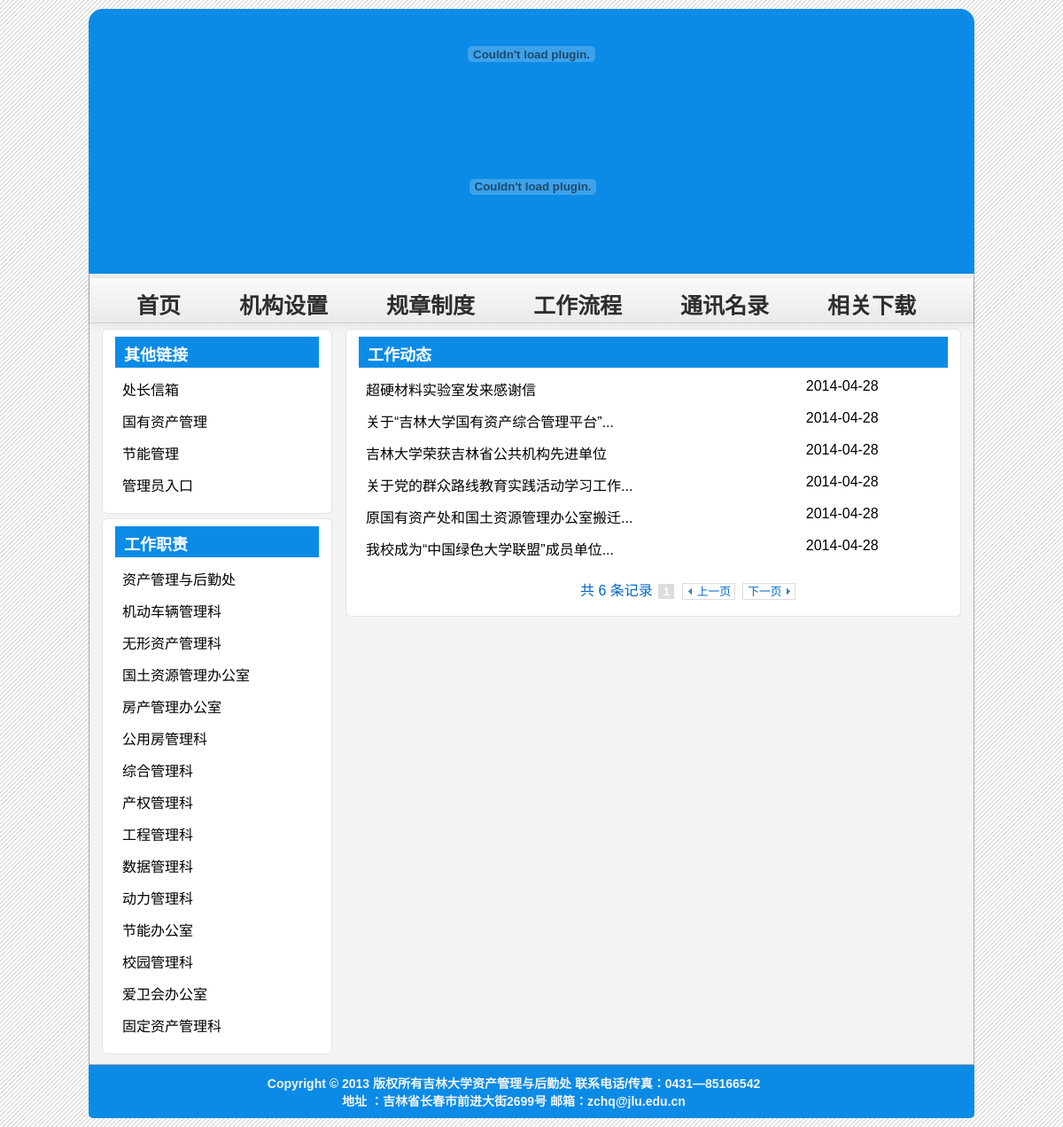
The page /list.php?tid=94&p=1 on the database its author committed.
### tables this page shows
CREATE TABLE `dede_archives` (
  `id` mediumint(8) unsigned NOT NULL DEFAULT '0',
  `typeid` smallint(5) unsigned NOT NULL DEFAULT '0',
  `typeid2` varchar(90) NOT NULL DEFAULT '0',
  `sortrank` int(10) unsigned NOT NULL DEFAULT '0',
  `flag` set('c','h','p','f','s','j','a','b') DEFAULT NULL,
  `ismake` smallint(6) NOT NULL DEFAULT '0',
  `channel` smallint(6) NOT NULL DEFAULT '1',
  `arcrank` smallint(6) NOT NULL DEFAULT '0',
  `click` mediumint(8) unsigned NOT NULL DEFAULT '0',
  `money` smallint(6) NOT NULL DEFAULT '0',
  `title` char(100) NOT NULL,
  `shorttitle` char(36) NOT NULL DEFAULT '',
  `color` char(7) NOT NULL DEFAULT '',
  `writer` char(20) NOT NULL DEFAULT '',
  `source` char(30) NOT NULL DEFAULT '',
  `litpic` char(100) NOT NULL DEFAULT '',
  `pubdate` int(10) unsigned NOT NULL DEFAULT '0',
  `senddate` int(10) unsigned NOT NULL DEFAULT '0',
  `mid` mediumint(8) unsigned NOT NULL DEFAULT '0',
  `keywords` char(30) NOT NULL DEFAULT '',
  `lastpost` int(10) unsigned NOT NULL DEFAULT '0',
  `scores` mediumint(8) NOT NULL DEFAULT '0',
  `goodpost` mediumint(8) unsigned NOT NULL DEFAULT '0',
  `badpost` mediumint(8) unsigned NOT NULL DEFAULT '0',
  `voteid` mediumint(8) NOT NULL,
  `notpost` tinyint(1) unsigned NOT NULL DEFAULT '0',
  `description` varchar(255) NOT NULL DEFAULT '',
  `filename` varchar(40) NOT NULL DEFAULT '',
  `dutyadmin` mediumint(8) unsigned NOT NULL DEFAULT '0',
  `tackid` int(10) NOT NULL DEFAULT '0',
  `mtype` mediumint(8) unsigned NOT NULL DEFAULT '0',
  `weight` int(10) NOT NULL DEFAULT '0',
  PRIMARY KEY (`id`),
  KEY `sortrank` (`sortrank`),
  KEY `mainindex` (`arcrank`,`typeid`,`channel`,`flag`,`mid`),
  KEY `lastpost` (`lastpost`,`scores`,`goodpost`,`badpost`,`notpost`)
);

CREATE TABLE `dede_arctype` (
  `id` smallint(5) unsigned NOT NULL AUTO_INCREMENT,
  `reid` smallint(5) unsigned NOT NULL DEFAULT '0',
  `topid` smallint(5) unsigned NOT NULL DEFAULT '0',
  `sortrank` smallint(5) unsigned NOT NULL DEFAULT '50',
  `typename` char(30) NOT NULL DEFAULT '',
  `typedir` char(60) NOT NULL DEFAULT '',
  `isdefault` smallint(6) NOT NULL DEFAULT '0',
  `defaultname` char(15) NOT NULL DEFAULT 'index.html',
  `issend` smallint(6) NOT NULL DEFAULT '0',
  `channeltype` smallint(6) DEFAULT '1',
  `maxpage` smallint(6) NOT NULL DEFAULT '-1',
  `ispart` smallint(6) NOT NULL DEFAULT '0',
  `corank` smallint(6) NOT NULL DEFAULT '0',
  `tempindex` char(50) NOT NULL DEFAULT '',
  `templist` char(50) NOT NULL DEFAULT '',
  `temparticle` char(50) NOT NULL DEFAULT '',
  `namerule` char(50) NOT NULL DEFAULT '',
  `namerule2` char(50) NOT NULL DEFAULT '',
  `modname` char(20) NOT NULL DEFAULT '',
  `description` char(150) NOT NULL DEFAULT '',
  `keywords` varchar(60) NOT NULL DEFAULT '',
  `seotitle` varchar(80) NOT NULL DEFAULT '',
  `moresite` tinyint(1) unsigned NOT NULL DEFAULT '0',
  `sitepath` char(60) NOT NULL DEFAULT '',
  `siteurl` char(50) NOT NULL DEFAULT '',
  `ishidden` smallint(6) NOT NULL DEFAULT '0',
  `cross` tinyint(1) NOT NULL DEFAULT '0',
  `crossid` text,
  `content` text,
  `smalltypes` text,
  PRIMARY KEY (`id`),
  KEY `reid` (`reid`,`isdefault`,`channeltype`,`ispart`,`corank`,`topid`,`ishidden`),
  KEY `sortrank` (`sortrank`)
);

### model/index.php (called while the page is built, shortened)
<?php
function getList2($typeid, $start = 0, $size = 20) {
	$sql  = "select a.id, a.title, left(FROM_UNIXTIME(a.pubdate), 10) as pubdate from dede_archives a, dede_arctype t ";
	$sql .= "where (a.typeid=$typeid or t.reid=$typeid) and t.id=a.typeid order by pubdate desc ";
	$sql .= "limit $start, $size";
	return mysql_query($sql);
}
function getOneType($typeid, $flag = true) {
	$sql = "select * from dede_arctype where id=$typeid";
	$result =  mysql_query($sql);
	$data = mysql_fetch_array($result);
	$topid = $data['topid'];
	return $data;
}
function getPager($per, $typeid) {
	$sql  = "select count(a.id) as count from dede_archives a, dede_arctype t ";
	$sql .= "where (a.typeid=$typeid or t.reid=$typeid) and t.id=a.typeid ";
	$result = mysql_query($sql);
	$row = mysql_fetch_array($result);
	$paperCount=$row['count'];
	$num = $paperCount;
	$pageCount = ceil($paperCount / $per);
	$result = array("paperCount" => $paperCount, "num" => $num, "pageCount" => $pageCount);
	return $result;
}
?>

### util/util.php (called while the page is built, shortened)
<?php
function GBsubstr($string, $start, $length) {
	if(strlen($string)>$length){
	    $str=null;
		$len=$start+$length;
		$count = $len / 3 * 2;
		for($i=$start, $c = 0;$i<$len && $c < $count;$i++){
		    if(ord(substr($string,$i,1))>0xa0){
    			$str.=substr($string,$i,3);
				$i = $i + 2;
				$c = $c + 2;
			}else{
			    $str.=substr($string,$i,1);
				$c = $c + 1;
			}
		}
		return $str.'...';
	}else{
    	return $string;
	}
}
?>

### list.php (the view, shortened to what this page needs)
<!DOCTYPE html PUBLIC "-//W3C//DTD XHTML 1.0 Transitional//EN" "http://www.w3.org/TR/xhtml1/DTD/xhtml1-transitional.dtd">
<html xmlns="http://www.w3.org/1999/xhtml">
<head>
<?php include("./include/media/css.php");?>
<link rel="stylesheet" type="text/css" href="./media/css/introduction.css" />
</head>
<body>
<?php
require("./util/util.php");
require("./model/index.php");
?>
<div id="wrapper">
<?php include("./include/header.php");?>
<div id="content">
    <?php include("./include/nav.php");?>
	<div id="main">
		<table>
			<tr>
				<td>
					<?php include("./include/sidebar.php");?>
				</td>
				<td style="vertical-align: top">
					<div class="box area area5">
						<div>
						<?php
						    $per       = 20;
							$tid       = $_GET['tid'];
							$pageReq   = isset($_GET['p']) ? ($_GET['p']) : 1;
							$data      = getOneType($tid);
							$typename  = $data['typename'];
							$pageData  = getPager($per, $tid);
							$num       = $pageData["num"];
							$pageCount = $pageData["pageCount"];
		    				$list      = getList2($tid, ($pageReq - 1) * $per, $per );
		    				$pre  = $pageReq == 1 ? 1 : $pageReq - 1;
		    				$next = $pageReq == $pageCount ? $pageReq : $pageReq + 1;
			    		?>
							<span class="box_title"><a><?php echo $typename;?></a></span>
							<table class="list_table" >
								<?php
				    				while($row = mysql_fetch_array($list)){
								?>
									<tr>
										<td>
											<a href="view.php?aid=<?php echo $row['id'];?>" title=""><?php echo GBsubstr($row['title'], 0, 52);?></a>
										</td>
										<td>
											<?php echo $row["pubdate"];?>
										</td>
									</tr>
								<?php } ?>
							</table>
						</div>
				<div id="page">
				    <?php
				        echo "共 $num 条记录 ";
					    echo "<a class='num_page' href='list.php?tid=$tid&p=1' >1</a>";
					?>
				    <a id="pre" class="pre_next " href=<?php echo "'list.php?tid=$tid&p=$pre'"; ?> ><em></em>上一页</a>
				    <a id="next" class="pre_next" href=<?php echo "'list.php?tid=$tid&p=$next'";?> ><em></em>下一页</a>
			    </div>
					</div>
				</td>
			</tr>
		</table>
	</div>
</div>
<?php include("./include/footer.php");?>
</div>
</body>
</html>

### include/sidebar.php
			<div class="box area2" style="">
	<div>
		<span class="box_title"><a>其他链接</a></span>
		<table class="list_table">
			<tr><td><a href="view.php?aid=5600" title="">处长信箱</a></td></tr>
			<tr><td><a href="http://10.60.16.64" title="">国有资产管理</a></td></tr>
			<tr><td><a href="http://10.60.16.157:8006" title="">节能管理</a></td></tr>
			<tr><td><a href="background/login.html" title="">管理员入口</a></td></tr>
		</table>
	</div>
</div>
   <div class="box area2" style="">
	<div>
		<span class="box_title"><a>工作职责</a></span>
		<table class="list_table">
			<?php
  				$list = getList2(102);
  				while($row = mysql_fetch_array($list)){
			?>
				<tr><td>
					<a href="view.php?aid=<?php echo $row['id'];?>" title=""><?php echo $row["title"];?></a>
				</td></tr>
			<?php } ?>
		</table>
	</div>
</div>

### media/css/common/layout.css (style rules this page uses)
a { display: inline-block; }
table { border-collapse:collapse; }
table tr td { vertical-align: top; }
.list_table { margin: 12px 8px 0; width: 95%; }
.list_table td { padding: 0 0 12px 0; }
#wrapper { width: 1000px; margin: auto; position:relative; _margin-left: 100px; }
#content { position: relative; border-radius: 0 0 0px 0px; zoom: 0; }
.area { margin: 0 3px 5px; width: 945px; height: 274px; position: relative; }
.area2 { margin: 0 3px 5px; width: 230px; position: relative; float: left; }
.area5 { width: 665px; height: 100%; }
.box { padding: 8px 14px; background: #fff; border: 1px solid rgba(0, 0, 0, 0.1); border-radius: 6px; border: 1px solid #AAA; }
#main { z-index:1; padding: 5px 10px; }
span.box_title a { display: block; background: #06c; color: #fff; padding: 6px 0 1px 10px; border-radius: 0px 0 0 0; line-height: 1.5; height: 28px; font: bold 18px arial,sans-serif,微软雅黑,宋体,仿宋,黑体; background: #0b8be6; text-align: left; }

### media/css/common/color.css (style rules this page uses)
.list_table a { color: #000; }
#content { border:1px #aaa solid; border-top:1px #fff solid; background: #F3F3F3; }
#sidebar .sidebar_nav ul li,#sidebar .sidebar_nav_1 ul li, { border-top: 1px solid #fff; border-bottom: 1px solid #fff; }

### media/css/common/component.css (style rules this page uses)
#page { margin: 10px 0 10px 250px; color: #06c; }
#page a { display: inline-block; width: 16px; margin: 0 2px; font-size: 0.8em; text-decoration: none; line-height: 1.2; color: #06c; }
#page a.num_page { color: #06c; text-align: center; border: 1px solid #fff; }
#page a.current_page { text-align: center; color: #fff; background: #ddd; font-weight: bold; border: 1px solid #ddd; }
#page a.pre_next { margin: 0 2px; position: relative; border: 1px solid #ddd; }
#page #pre { width: 42px; _width: 60px; padding: 1px 0px 1px 16px; }
#page #next { width: 41px; _width: 60px; padding: 1px 12px 1px 5px; }
#page em { display: block; position: absolute; top: 0px; width: 16px; height: 16px; }
#page #pre em { left: 0px; background: url(../images/ui-icons_3d80b3_256x240.png) no-repeat -96px -16px; }
#page #next em { right: 0px; background: url(../images/ui-icons_3d80b3_256x240.png) no-repeat -32px -16px; }

### rows shown on the page
dede_archives: title "资产管理与后勤处"
dede_archives: title "机动车辆管理科"
dede_archives: title "无形资产管理科"
dede_archives: title "国土资源管理办公室"
dede_archives: title "房产管理办公室"
dede_archives: title "公用房管理科"
dede_archives: title "综合管理科"
dede_archives: title "产权管理科"
dede_archives: title "工程管理科"
dede_archives: title "数据管理科"
dede_archives: title "动力管理科"
dede_archives: title "节能办公室"
dede_archives: title "校园管理科"
dede_archives: title "爱卫会办公室"
dede_archives: title "固定资产管理科"
dede_arctype: typename "工作动态"
dede_archives: title "超硬材料实验室发来感谢信", pubdate "2014-04-28"
dede_archives: title "关于“吉林大学国有资产综合管理平台”...", pubdate "2014-04-28"
dede_archives: title "吉林大学荣获吉林省公共机构先进单位", pubdate "2014-04-28"
dede_archives: title "关于党的群众路线教育实践活动学习工作...", pubdate "2014-04-28"
dede_archives: title "原国有资产处和国土资源管理办公室搬迁...", pubdate "2014-04-28"
dede_archives: title "我校成为“中国绿色大学联盟”成员单位...", pubdate "2014-04-28"

### other values the page prints
$num "6"
